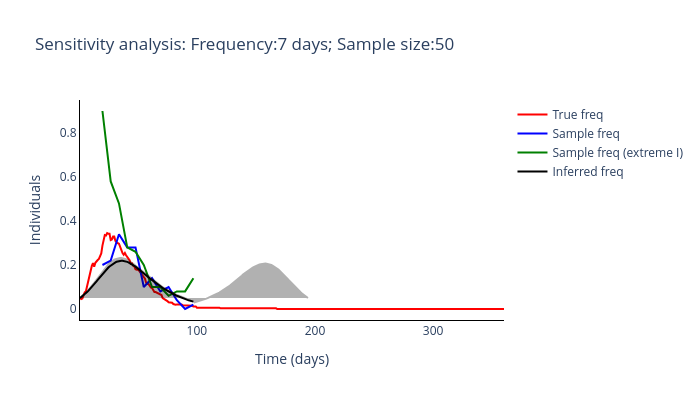

Here is the notebook cell this chart was saved with:
### Code cell
sampling_routine_run(freq_samplying_range[2], sample_size_range[3])

### Figure 1 — Plotly figure (JSON) as saved in the notebook; plotly's stock layout.template omitted (floating-point values rounded to 4 significant figures; data arrays with more than 128 entries replaced by an {"elided": "..."} marker saying what was removed)
{"data": [{"line": {"color": "red"}, "mode": "lines", "name": "True freq", "type": "scatter", "x": {"elided": "360 int values"}, "y": {"elided": "360 float values"}}, {"line": {"color": "blue"}, "mode": "lines", "name": "Sample freq", "type": "scatter", "x": [20, 27, 34, 41, 48, 55, 62, 69, 76, 83, 90, 97], "y": [0.2, 0.22, 0.34, 0.28, 0.28, 0.1, 0.14, 0.08, 0.1, 0.04, 0, 0.02]}, {"line": {"color": "green"}, "mode": "lines", "name": "Sample freq (extreme I)", "type": "scatter", "x": [20, 27, 34, 41, 48, 55, 62, 69, 76, 83, 90, 97], "y": [0.9, 0.58, 0.48, 0.28, 0.26, 0.2, 0.1, 0.1, 0.06, 0.08, 0.08, 0.14]}, {"line": {"color": "black"}, "mode": "lines", "name": "Inferred freq", "type": "scatter", "x": {"elided": "360 int values"}, "y": [0.05, 0.05391, 0.05805, 0.06244, 0.06708, 0.07196, 0.07709, 0.08245, 0.08804, 0.09385, 0.09986, 0.1061, 0.1124, 0.1189, 0.1256, 0.1323, 0.139, 0.1458, 0.1524, 0.1589, 0.1653, 0.1715, 0.1774, 0.183, 0.1884, 0.1934, 0.198, 0.2022, 0.206, 0.2093, 0.2122, 0.2146, 0.2165, 0.2178, 0.2187, 0.2191, 0.219, 0.2184, 0.2174, 0.216, 0.2142, 0.2121, 0.2096, 0.2067, 0.2036, 0.2002, 0.1966, 0.1927, 0.1886, 0.1844, 0.1801, 0.1757, 0.1712, 0.1667, 0.1622, 0.1578, 0.1533, 0.1488, 0.1444, 0.14, 0.1356, 0.1313, 0.127, 0.1228, 0.1187, 0.1147, 0.1107, 0.1069, 0.1031, 0.0994, 0.09582, 0.09233, 0.08893, 0.08563, 0.08243, 0.07931, 0.07629, 0.07336, 0.07052, 0.06777, 0.06511, 0.06255, 0.06007, 0.05768, 0.05537, 0.05314, 0.051, 0.04893, 0.04694, 0.04503, 0.04318, 0.04141, 0.03971, 0.03807, 0.03649, 0.03498, 0.03353]}, {"fill": "toself", "fillcolor": "black", "line": {"color": "black"}, "mode": "lines", "name": "Inferred freq", "opacity": 0.3, "showlegend": false, "type": "scatter", "x": {"elided": "720 int values"}, "y": {"elided": "194 float values"}}], "layout": {"height": 400, "plot_bgcolor": "white", "title": {"text": "Sensitivity analysis: Frequency:7 days; Sample size:50"}, "width": 700, "xaxis": {"linecolor": "black", "title": {"text": "Time (days)"}}, "yaxis": {"linecolor": "black", "title": {"text": "Individuals"}}}}
